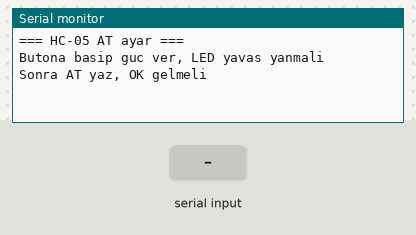
This sketch was run on a simulated Arduino Uno, built with avr-gcc and run on an emulated ATmega328P. On the bench: the last lines printed to the serial monitor. The test bench sets the inputs (shaded band).

Above: at 1.2 s.
1.3 s: "1" received over the second serial link
At 1.8 s:
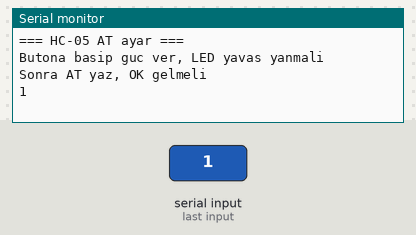
2.8 s: "0" received over the second serial link
At 4.1 s:
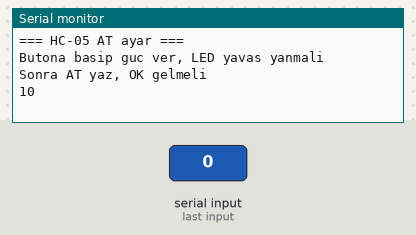

Measured:
- after the input at 1.3 s, the serial monitor: prints a new line at once (image 1)
- after the input at 2.8 s, the serial monitor: prints a new line at once (image 2)

The sketch:

hc05_ayar.ino
```cpp
// HC-05 AT ayar sketch'i - hem master hem slave icin ayni kod
// Bagantilar:
//   HC-05 VCC -> Uno 5V
//   HC-05 GND -> Uno GND
//   HC-05 TXD -> Uno pin 10
//   HC-05 RXD -> Uno pin 11
//   EN pini bosta (butona basip guc verecegiz)
//
// Serial Monitor: 9600 baud, Both NL & CR

#include <SoftwareSerial.h>
SoftwareSerial BT(10, 11);  // RX, TX

void setup() {
  Serial.begin(9600);
  BT.begin(38400);   // AT modunda HC-05 38400 baud
  Serial.println("=== HC-05 AT ayar ===");
  Serial.println("Butona basip guc ver, LED yavas yanmali");
  Serial.println("Sonra AT yaz, OK gelmeli");
}

void loop() {
  if (Serial.available()) BT.write(Serial.read());
  if (BT.available())     Serial.write(BT.read());
}
```
